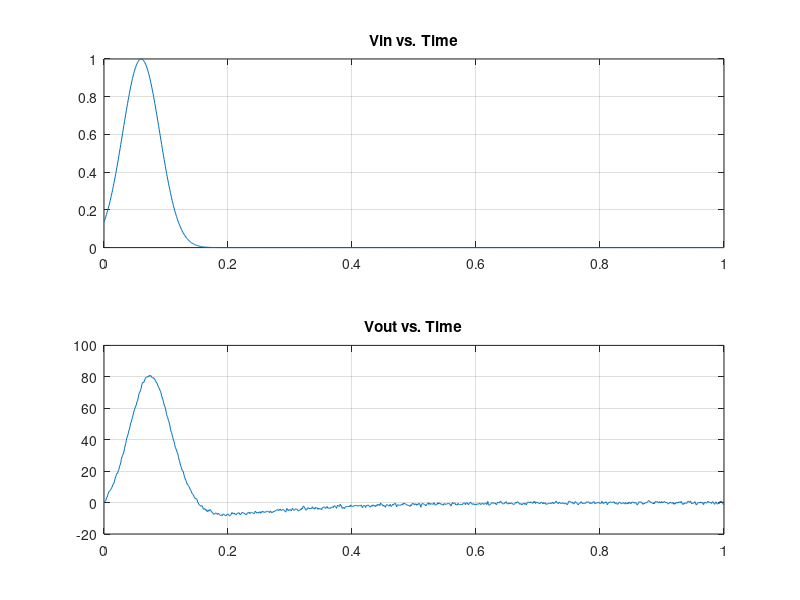
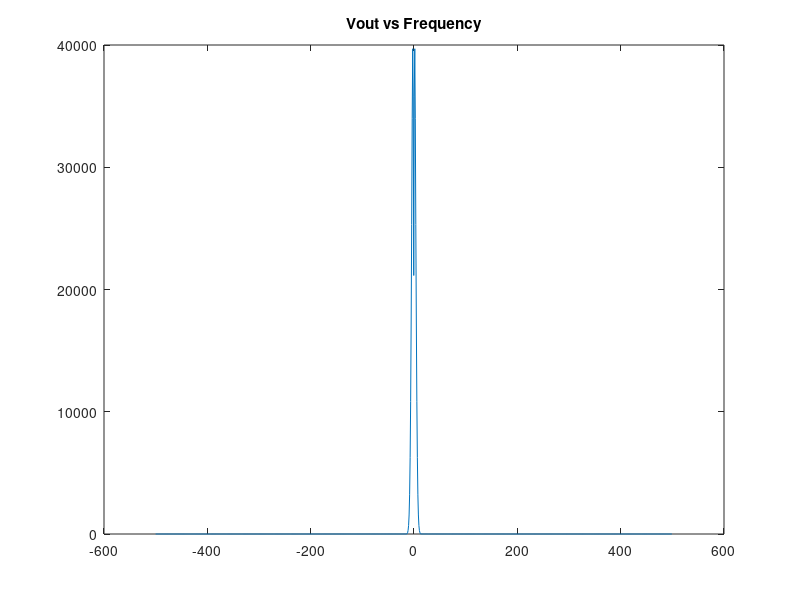
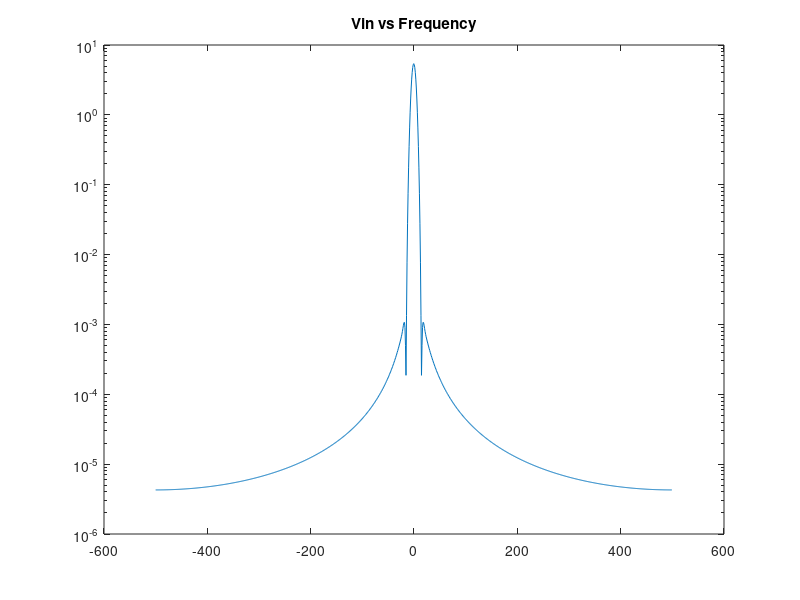
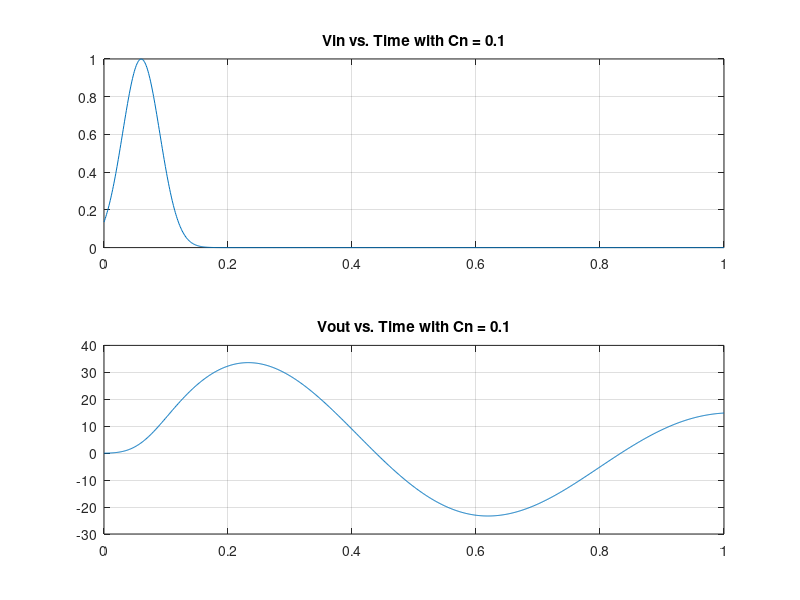

Write the MATLAB code that produced these figures, in order.
%% Assignment 4: Part 3
%
% The third part of the assignemnt involved adding a current source to be modelled 
% next to R3. The current source will generate thermal noise to be
% modelled. A capacitor was also modelled to be in parallel with both the
% newly added current source and the resistor R3. Refer to the lab manual
% for the updated circuit. The G, C and F matrix were then updated for the
% added components. 

close all;
clear; 

R1 =1;
R2 = 2;
R3 = 10;
R4 = 0.1;
R0 = 1000;
cap = 0.25;
L = 0.2;
alpha = 100;
Cn = 1E-4;

G1 = 1/R1;
G2 = 1/R2;
G3 = 1/R3;
G4 = 1/R4;
G0 = 1/R0;

G = zeros(9, 9); 
C = zeros(9, 9);

G(1, 1) = -G1;
G(1, 2) =  G1;
G(2, 1) =  G1;
G(1, 3) =  G1;
G(2, 3) = -G1-G2;
G(3, 4) = -G3;
G(2, 7) = -1;
G(3, 7) = 1;
G(4, 3) = 1;
G(4, 4) = -1;
G(5, 6) = G4;
G(5, 4) = -alpha*G4;
G(5, 8) = 1;
G(6, 6) = -G4-G0;
G(6, 4) = alpha*G4;
G(8,4) = -alpha*G3;
G(7, 1) = 1;
G(8, 5) = 1; 
G(3,9) = -1;
G(9,9) = 1;

C(1,1)= -cap;
C(2,1)= cap;
C(1,3)= cap;
C(2,3)= -cap;
C(3,4) = -Cn;
C(4,7)= -L;

F = zeros(9,1); 

time = 1;
number_steps = 1000;
time_step = time/number_steps;

A  = C/time_step + G;

V_old = zeros(9, 1);
V_new = zeros(9, 1); 
count = 1;
time = zeros(1, length(time_step));
V0 = zeros(1, length(time_step));
Vin = zeros(1, length(time_step));

Vt = @(t) exp(-(1/2)*((t-0.06)/(0.03))^2);

time = zeros(1000,1);
     
for i=0:time_step:1
         
    % Random noise generator
    In = randn(1)*0.001;
    
    time(count) = i;
    F(1,7) = Vt(i);
    F(1,9) = In;
    V_new = inv(A)*(C*V_old/time_step + F');
    V0(count) = V_new(6);
    Vin(count) = V_new(1);
    V_old = V_new;
    count = count+1;
    
end

figure(1)
subplot(2,1,2)
plot(time,V0)
title('Vout vs. Time')
grid on
     
subplot(2,1,1)
plot(time,Vin)
title('Vin vs. Time')
grid on

freq=1000;
fV0=fft(V0);
n=length(V0);

Yval=fftshift(fV0);
fshift = (-n/2:n/2-1)*(freq/n); 
power_shift = abs(Yval).^2/n;    

figure(2)
plot(fshift,power_shift)
title('Vout vs Frequency')

fVin=fft(Vin);
n=length(Vin);

Yval=fftshift(fVin);
fshift = (-n/2:n/2-1)*(freq/n); 
power_shift = abs(Yval).^2/n;     

figure(3)
semilogy(fshift, power_shift)
title('Vin vs Frequency')

%% Capacitors effect on Band Width 
% 
% The capacitor value was then varied to investigate the capacitors effect
% on the bandwidth of the circuit. The capacitor value was both raised and
% lowered and the resulting output and input voltages can be seen in the
% figures below. Three different capacitor values were chosen, 0.1, 0.001
% and 0.00000001. 

Cn = 0.1;
C = zeros(9,9);

C(1,1)= -cap;
C(2,1)= cap;
C(1,3)= cap;
C(2,3)= -cap;
C(3,4) = -Cn;
C(4,7)= -L;

time = 1;
number_steps = 1000;
time_step = time/number_steps;

A  = C/time_step + G;

V_old = zeros(9, 1);
V_new = zeros(9, 1); 
count = 1;
time = zeros(1, length(time_step));
V0 = zeros(1, length(time_step));
Vin = zeros(1, length(time_step));

Vt = @(t) exp(-(1/2)*((t-0.06)/(0.03))^2);

time = zeros(1000,1);
     
for i=0:time_step:1
         
    % Random noise generator
    In = randn(1)*0.001;
    
    time(count) = i;
    F(1,7) = Vt(i);
    F(1,9) = In;
    V_new = inv(A)*(C*V_old/time_step + F');
    V0(count) = V_new(6);
    Vin(count) = V_new(1);
    V_old = V_new;
    count = count+1;
    
end

figure(4)
subplot(2,1,2)
plot(time,V0)
title('Vout vs. Time with Cn = 0.1')
grid on
     
subplot(2,1,1)
plot(time,Vin)
title('Vin vs. Time with Cn = 0.1')
grid on

freq=1000;
fV0=fft(V0);
n=length(V0);

Yval=fftshift(fV0);
fshift = (-n/2:n/2-1)*(freq/n); 
power_shift = abs(Yval).^2/n;    

figure(5)
semilogy(fshift, power_shift)
title('Vout vs Frequency with Cn = 0.1')

fVin=fft(Vin);
n=length(Vin);

Yval=fftshift(fVin);
fshift = (-n/2:n/2-1)*(freq/n); 
power_shift = abs(Yval).^2/n;     

figure(6)
semilogy(fshift, power_shift)
title('Vin vs Frequency with Cn = 0.1')

% Second capacitor value 
Cn = 0.001;
C = zeros(9,9);

C(1,1)= -cap;
C(2,1)= cap;
C(1,3)= cap;
C(2,3)= -cap;
C(3,4) = -Cn;
C(4,7)= -L;

time = 1;
number_steps = 1000;
time_step = time/number_steps;

A  = C/time_step + G;

V_old = zeros(9, 1);
V_new = zeros(9, 1); 
count = 1;
time = zeros(1, length(time_step));
V0 = zeros(1, length(time_step));
Vin = zeros(1, length(time_step));

Vt = @(t) exp(-(1/2)*((t-0.06)/(0.03))^2);

time = zeros(1000,1);
     
for i=0:time_step:1
         
    % Random noise generator
    In = randn(1)*0.001;
    
    time(count) = i;
    F(1,7) = Vt(i);
    F(1,9) = In;
    V_new = inv(A)*(C*V_old/time_step + F');
    V0(count) = V_new(6);
    Vin(count) = V_new(1);
    V_old = V_new;
    count = count+1;
    
end

figure(7)
subplot(2,1,2)
plot(time,V0)
title('Vout vs. Time with Cn = 0.001')
grid on
     
subplot(2,1,1)
plot(time,Vin)
title('Vin vs. Time with Cn = 0.001')
grid on

freq=1000;
fV0=fft(V0);
n=length(V0);

Yval=fftshift(fV0);
fshift = (-n/2:n/2-1)*(freq/n); 
power_shift = abs(Yval).^2/n;    

figure(8)
semilogy(fshift, power_shift)
title('Vout vs Frequency with Cn = 0.001')

fVin=fft(Vin);
n=length(Vin);

Yval=fftshift(fVin);
fshift = (-n/2:n/2-1)*(freq/n); 
power_shift = abs(Yval).^2/n;     

figure(9)
semilogy(fshift, power_shift)
title('Vin vs Frequency with Cn = 0.001')


%Third Capacitor Value

Cn = 1E-7;
C = zeros(9,9);

C(1,1)= -cap;
C(2,1)= cap;
C(1,3)= cap;
C(2,3)= -cap;
C(3,4) = -Cn;
C(4,7)= -L;

time = 1;
number_steps = 1000;
time_step = time/number_steps;

A  = C/time_step + G;

V_old = zeros(9, 1);
V_new = zeros(9, 1); 
count = 1;
time = zeros(1, length(time_step));
V0 = zeros(1, length(time_step));
Vin = zeros(1, length(time_step));

Vt = @(t) exp(-(1/2)*((t-0.06)/(0.03))^2);

time = zeros(1000,1);
     
for i=0:time_step:1
         
    % Random noise generator
    In = randn(1)*0.001;
    
    time(count) = i;
    F(1,7) = Vt(i);
    F(1,9) = In;
    V_new = inv(A)*(C*V_old/time_step + F');
    V0(count) = V_new(6);
    Vin(count) = V_new(1);
    V_old = V_new;
    count = count+1;
    
end

figure(10)
subplot(2,1,2)
plot(time,V0)
title('Vout vs. Time with Cn = 0.00000001')
grid on
     
subplot(2,1,1)
plot(time,Vin)
title('Vin vs. Time with Cn = 0.00000001')
grid on

freq=1000;
fV0=fft(V0);
n=length(V0);

Yval=fftshift(fV0);
fshift = (-n/2:n/2-1)*(freq/n); 
power_shift = abs(Yval).^2/n;    

figure(11)
semilogy(fshift, power_shift)
title('Vout vs Frequency with Cn = 0.00000001')

fVin=fft(Vin);
n=length(Vin);

Yval=fftshift(fVin);
fshift = (-n/2:n/2-1)*(freq/n); 
power_shift = abs(Yval).^2/n;     

figure(12)
semilogy(fshift, power_shift)
title('Vin vs Frequency with Cn = 0.00000001')
%%
% The smaller capacitor value produced an output voltage -3dB band width of 
% approximately 10 Hz, taken from the plot. The largest of the capacitance
% values, 0.1F, produced a -dB bandwidth of approximately 4Hz. This result
% suggests that increaseing the capacitor value reduces the bandwidth of
% the system. 


%% Varying the Time Step
% Finally, the time step was varied to determine how this would alter the
% simulation. The time step was both increased and decreased, with the
% resulting simulations displayed below. 
% 
% The time step was first decreased, the result can be seen in the figures
% below. 

Cn = 1E-4;
C = zeros(9,9);

C(1,1)= -cap;
C(2,1)= cap;
C(1,3)= cap;
C(2,3)= -cap;
C(3,4) = -Cn;
C(4,7)= -L;

time = 1;
number_steps = 10000;
time_step = time/number_steps;

A  = C/time_step + G;

V_old = zeros(9, 1);
V_new = zeros(9, 1); 
count = 1;
time = zeros(1, length(time_step));
V0 = zeros(1, length(time_step));
Vin = zeros(1, length(time_step));

Vt = @(t) exp(-(1/2)*((t-0.06)/(0.03))^2);

time = zeros(10000,1);
     
for i=0:time_step:1
         
    % Random noise generator
    In = randn(1)*0.001;
    
    time(count) = i;
    F(1,7) = Vt(i);
    F(1,9) = In;
    V_new = inv(A)*(C*V_old/time_step + F');
    V0(count) = V_new(6);
    Vin(count) = V_new(1);
    V_old = V_new;
    count = count+1;
    
end

figure(13)
subplot(2,1,2)
plot(time,V0)
title('Vout vs. Time with decreased time step = 0.0001')
grid on
     
subplot(2,1,1)
plot(time,Vin)
title('Vin vs. Time with decreased time step = 0.0001')
grid on

freq=1000;
fV0=fft(V0);
n=length(V0);

Yval=fftshift(fV0);
fshift = (-n/2:n/2-1)*(freq/n); 
power_shift = abs(Yval).^2/n;    

figure(14)
semilogy(fshift, power_shift)
title('Vout vs Frequency with decreased time step = 0.0001')

fVin=fft(Vin);
n=length(Vin);

Yval=fftshift(fVin);
fshift = (-n/2:n/2-1)*(freq/n); 
power_shift = abs(Yval).^2/n;     

figure(15)
semilogy(fshift, power_shift)
title('Vin vs Frequency with decreased time step = 0.0001')
%%
% The time step was then increased, the results can be seen in the figure
% below. 

Cn = 1E-4;
C = zeros(9,9);

C(1,1)= -cap;
C(2,1)= cap;
C(1,3)= cap;
C(2,3)= -cap;
C(3,4) = -Cn;
C(4,7)= -L;

time = 1;
number_steps = 100;
time_step = time/number_steps;

A  = C/time_step + G;

V_old = zeros(9, 1);
V_new = zeros(9, 1); 
count = 1;
time = zeros(1, length(time_step));
V0 = zeros(1, length(time_step));
Vin = zeros(1, length(time_step));

Vt = @(t) exp(-(1/2)*((t-0.06)/(0.03))^2);

time = zeros(100,1);
     
for i=0:time_step:1
         
    % Random noise generator
    In = randn(1)*0.001;
    
    time(count) = i;
    F(1,7) = Vt(i);
    F(1,9) = In;
    V_new = inv(A)*(C*V_old/time_step + F');
    V0(count) = V_new(6);
    Vin(count) = V_new(1);
    V_old = V_new;
    count = count+1;
    
end

figure(16)
subplot(2,1,2)
plot(time,V0)
title('Vout vs. Time with increase time step = 0.01')
grid on
     
subplot(2,1,1)
plot(time,Vin)
title('Vin vs. Time with increase time step = 0.01')
grid on

freq=1000;
fV0=fft(V0);
n=length(V0);

Yval=fftshift(fV0);
fshift = (-n/2:n/2-1)*(freq/n); 
power_shift = abs(Yval).^2/n;    

figure(17)
semilogy(fshift, power_shift)
title('Vout vs Frequency with increase time step = 0.01')

fVin=fft(Vin);
n=length(Vin);

Yval=fftshift(fVin);
fshift = (-n/2:n/2-1)*(freq/n); 
power_shift = abs(Yval).^2/n;     

figure(18)
semilogy(fshift, power_shift)
title('Vin vs Frequency with increase time step = 0.01')
%%
% Altering the time steps produces drastically different results,
% specifically in the frequency domain. With more time steps, the freqency specturm is much larger and therefore the plot is composed of more accurate frequencies. For 
% the time domain, the larger time step resulted in small alterations in
% the output voltage signal. It is advantageous to use a smaller time step
% to produce a more accurate result. 

%% Assignment 4: Part 4
% 
% The fourth part of the assignment discusses the implementation of an
% non-linear voltage generator. Through team research, it was determined the jacobian method could be used 
% to solve for the current controller voltage source. To solve for the voltage during each iteration, 
% the Newton Ralphson method can be implemented. Similarly to the rest of
% the simulations in the assignment, a voltage matrix will be created and
% solved for to estimate the output voltage. 
% 

